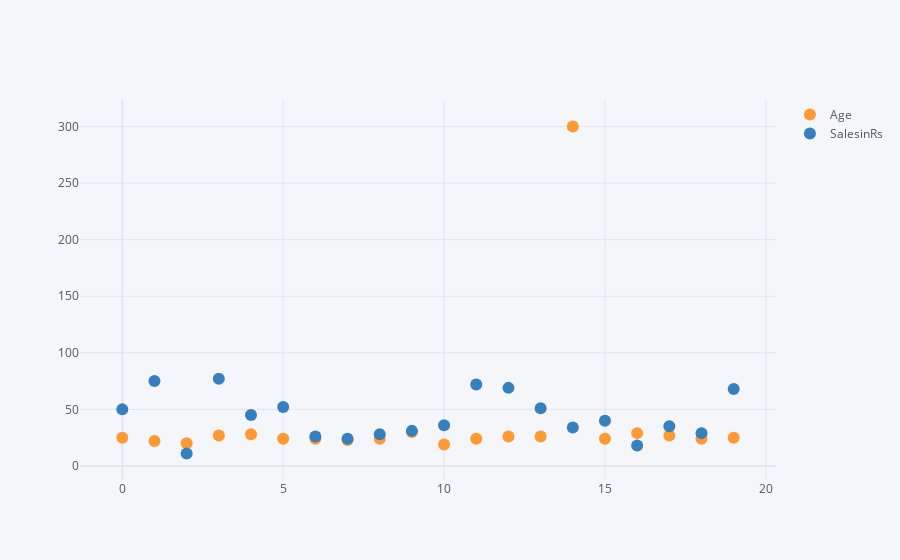

This figure's notebook cell:
### Code cell
data[['Age','SalesinRs']].iplot(kind='scatter',mode='markers+text')

### Figure 1 — Plotly figure (JSON) as saved in the notebook; plotly's stock layout.template omitted (floating-point values rounded to 4 significant figures)
{"data": [{"line": {"color": "rgba(255, 153, 51, 1.0)", "dash": "solid", "shape": "linear", "width": 1.3}, "marker": {"size": 12, "symbol": "circle"}, "mode": "markers+text", "name": "Age", "text": "", "type": "scatter", "x": [0, 1, 2, 3, 4, 5, 6, 7, 8, 9, 10, 11, 12, 13, 14, 15, 16, 17, 18, 19], "y": [25, 22, 20, 27, 28, 24, 24, 23, 24, 30, 19, 24, 26, 26, 300, 24, 29, 27, 24, 25]}, {"line": {"color": "rgba(55, 128, 191, 1.0)", "dash": "solid", "shape": "linear", "width": 1.3}, "marker": {"size": 12, "symbol": "circle"}, "mode": "markers+text", "name": "SalesinRs", "text": "", "type": "scatter", "x": [0, 1, 2, 3, 4, 5, 6, 7, 8, 9, 10, 11, 12, 13, 14, 15, 16, 17, 18, 19], "y": [50, 75, 11, 77, 45, 52, 26, 24, 28, 31, 36, 72, 69, 51, 34, 40, 18, 35, 29, 68]}], "layout": {"legend": {"bgcolor": "#F5F6F9", "font": {"color": "#4D5663"}}, "paper_bgcolor": "#F5F6F9", "plot_bgcolor": "#F5F6F9", "title": {"font": {"color": "#4D5663"}}, "xaxis": {"gridcolor": "#E1E5ED", "showgrid": true, "tickfont": {"color": "#4D5663"}, "title": {"font": {"color": "#4D5663"}, "text": ""}, "zerolinecolor": "#E1E5ED"}, "yaxis": {"gridcolor": "#E1E5ED", "showgrid": true, "tickfont": {"color": "#4D5663"}, "title": {"font": {"color": "#4D5663"}, "text": ""}, "zerolinecolor": "#E1E5ED"}}}
